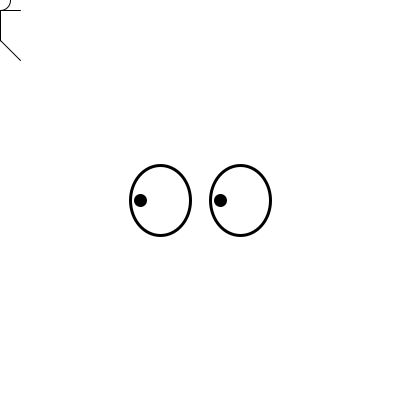
Frame 1 (no input)
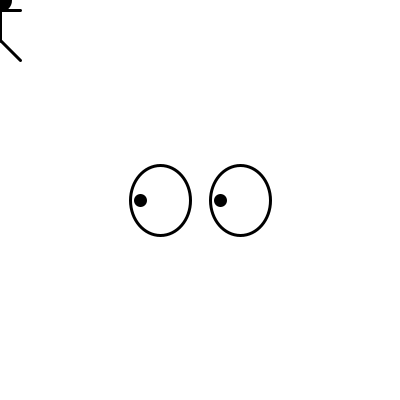
Frame 60 (the mouse pressed at the canvas centre just before this capture)
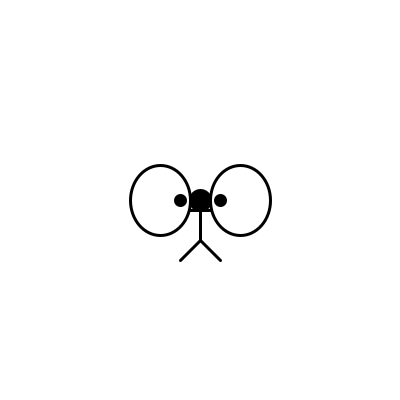
Frame 120 (the mouse held since frame 60 and released just before this capture)

The Processing sketch that drew these frames (run headless with seeded random() and noise(); from frame 60 on, the mouse is pressed at the canvas centre):

// Processing sketch: cp8
// ── cp8.pde
float[] posX = new float[10];
void setup(){
  size(400, 400);  
}

void drawEye(int x, int y, int mx, int my){
  strokeWeight(3);
  fill(255, 255, 255);
  ellipse(x, y, 60, 70);
  fill(0);
  int eyeX, eyeY;
  eyeY = y;
  
  if(mx <= x + 20 && x - 20 <= mx){
    eyeX = mx;
  }else if(mx <= x - 20){
    eyeX = x - 20;
  }else{
    eyeX = x + 20;
  }
  
  ellipse(eyeX, eyeY, 10, 10);
}

void drawHuman(int x, int y){
  ellipse(x, y, 20, 20);
  line(x, y + 10, x, y + 40);
  line(x - 20, y + 10, x + 20, y + 10);
  line(x, y + 40, x - 20, y + 60);
  line(x, y + 40, x + 20, y + 60);
}

void draw(){
  background(255);
  drawHuman(mouseX, mouseY);
  drawEye(160, 200, mouseX, mouseY);
  drawEye(240, 200, mouseX, mouseY);
}
